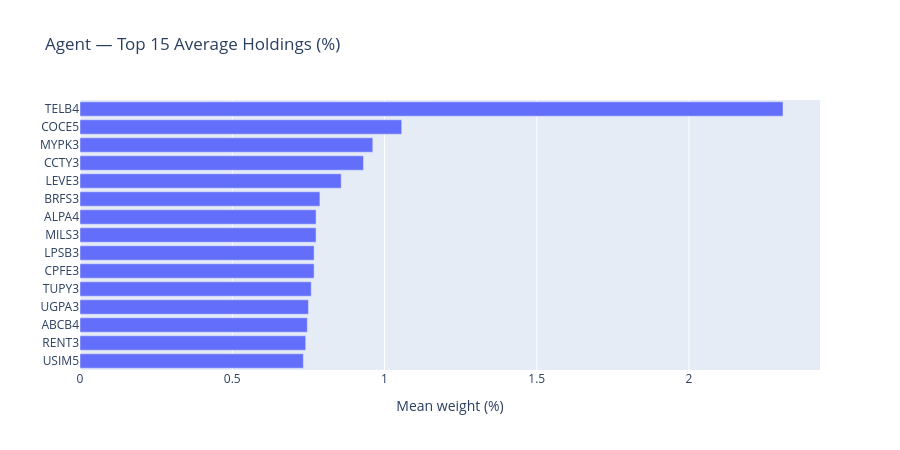

This figure's notebook cell:
### Markdown cell above
## 5. Agent Concentration — Top Average Holdings

Which names the agent actually leans on, on average across the test period.

### Code cell
weight_cols = [c for c in backtest.columns if c.startswith('w_')]
avg = (backtest[weight_cols].mean() * 100).sort_values(ascending=False).head(15)
avg.index = avg.index.str.removeprefix('w_')

fig = go.Figure(go.Bar(x=avg.values, y=avg.index, orientation='h'))
fig.update_layout(title='Agent — Top 15 Average Holdings (%)',
                  xaxis_title='Mean weight (%)', height=450,
                  yaxis=dict(autorange='reversed'))
fig.show()

print(f'Top-10 mean weight: {avg.head(10).sum():.1f}%  (100% = fully concentrated in 10 names)')

### Figure 1 — Plotly figure (JSON) as saved in the notebook; plotly's stock layout.template omitted (floating-point values rounded to 4 significant figures)
{"data": [{"orientation": "h", "type": "bar", "x": [2.309, 1.057, 0.9616, 0.9309, 0.8578, 0.7879, 0.7754, 0.7752, 0.7688, 0.7688, 0.7594, 0.7504, 0.7466, 0.7412, 0.7335], "y": ["TELB4", "COCE5", "MYPK3", "CCTY3", "LEVE3", "BRFS3", "ALPA4", "MILS3", "LPSB3", "CPFE3", "TUPY3", "UGPA3", "ABCB4", "RENT3", "USIM5"]}], "layout": {"height": 450, "title": {"text": "Agent — Top 15 Average Holdings (%)"}, "xaxis": {"title": {"text": "Mean weight (%)"}}, "yaxis": {"autorange": "reversed"}}}
